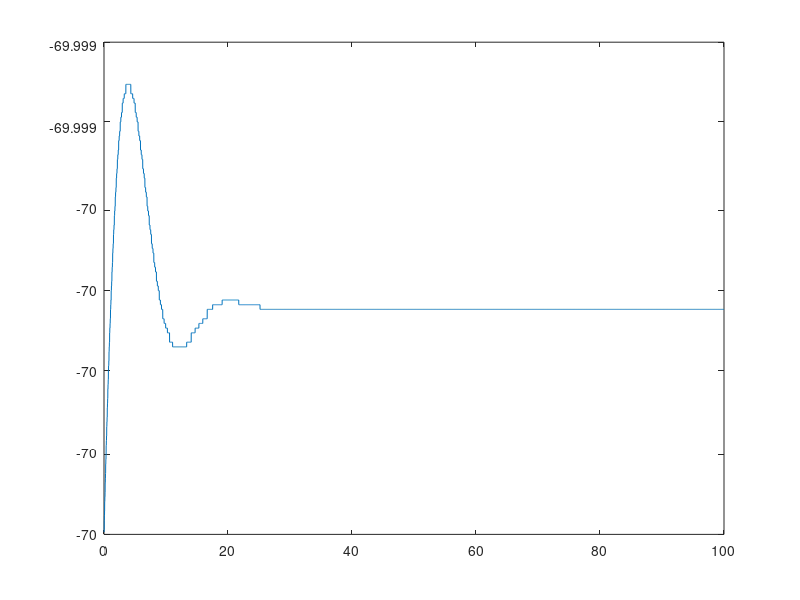

This chart was generated by the following MATLAB code:
% Aidan Dowdle
% 9/27/14
% ECE4784 Modeling Project
% Phase I: Hodgkin Huxley Model
%
% Function Hodgkin_Huxley_Model provides a computational model for the
% Hodgkin Huxley neuron model.

function Hodgkin_Huxley_Model
% Initialize time vector and time step
dt = 0.01; %Time step (ms)
t = 0:dt:100; %Time (ms)

% Initialize m, n, and h, which represent K+ channel activation, Na+
% channel activation, and Na+ channel inactivation, respectively.
m = zeros(1, length(t));
n = zeros(1, length(t));
h = zeros(1, length(t));

% Initialize alphas and betas, the rate constants
alpha_m = zeros(1,length(t));
beta_m = zeros(1,length(t));
alpha_n = zeros(1,length(t));
beta_n = zeros(1,length(t));
alpha_h = zeros(1,length(t));
beta_h = zeros(1,length(t));

% Initialize membrane voltage
V_m = zeros(1,length(t));

% Constants
g_K = 36;       %K+ channel max conductance (mS/cm^2)
g_Na = 120;     %Na+ channel max conductance (mS/cm^2)
g_L = 0.3;      %Leakage current conductance (mS/cm^2)
E_K = -12;      %K+ channel Nernst potential (mV)
E_Na = 115;     %Na+ channel Nernst potential (mV)
E_L = 10.6;     %Leakage channel Nernst potential (mV)
V_rest = -70;   %Resting voltage (mV)
C_m = 1.0;      %Membrance capacitance (uF/cm^2)
I = 0;          %Injected current

% Compute first values before entering the for loop
V_m(:) = 0;

for i = 1:(length(t)-1)
    % Calculate all alpha and beta values
    alpha_m(i) = 0.1*((25 - V_m(i))/(exp((25-V_m(i))/10)-1));
    beta_m(i) = 4*exp(-1*V_m(i)/18);
    alpha_n(i) = 0.01*((10-V_m(i))/(exp((10-V_m(i))/10)-1));
    beta_n(i) = 0.125*exp(-1*V_m(i)/80);
    alpha_h(i) = 0.07*exp(-1*V_m(i)/20);
    beta_h(i) = 1/(exp((30-V_m(i))/10)+1);
    
    % Initial conditions
    if(i == 1)
        m(i) = alpha_m(i)/(alpha_m(i) + beta_m(i));
        n(i) = alpha_n(i)/(alpha_n(i) + beta_n(i));
        h(i) = alpha_h(i)/(alpha_h(i) + beta_h(i));
    end
    
    % Calculate currents
    I_Na = m(i)^3*g_Na*h(i)*(V_m(i) - E_Na);
    I_K = n(i)^4*g_K*(V_m(i) - E_K);
    I_L = g_L*(V_m(i) - E_L);
    I_ion = I - I_K - I_Na - I_L;
    
    % Calculate membrane voltage, m, n, and h using Euler's method
    V_m(i+1) = V_m(i) + I_ion/C_m*dt;
    m(i+1) = m(i) + (alpha_m(i)*(1-m(i))-beta_m(i)*m(i))*dt;
    n(i+1) = n(i) + (alpha_n(i)*(1-n(i))-beta_n(i)*n(i))*dt;
    h(i+1) = h(i) + (alpha_h(i)*(1-h(i))-beta_h(i)*h(i))*dt;
end
% n is increasing above 1
V_m = V_m - 70;
plot(t, V_m);
end